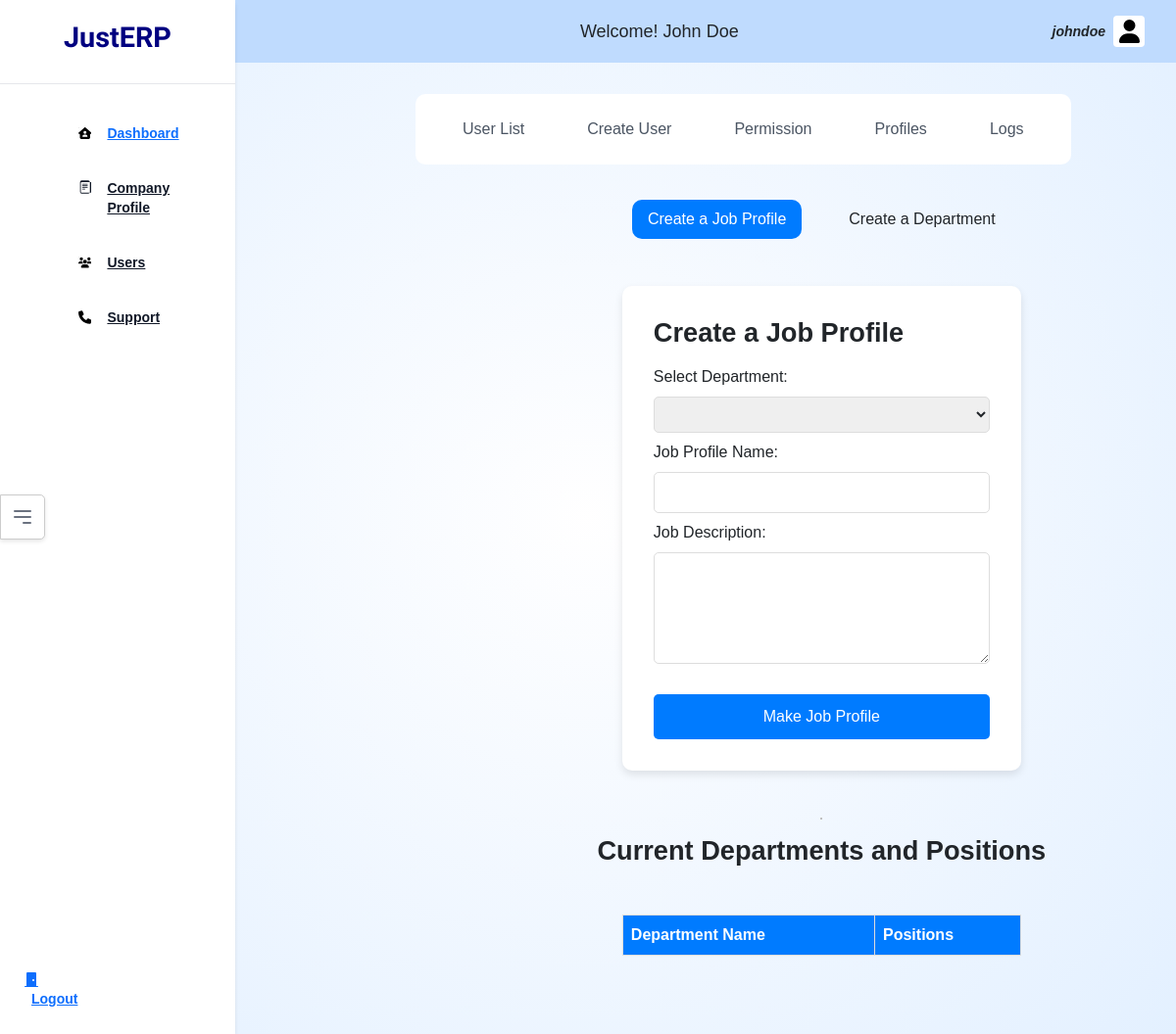
Page /auth/profile (signed in) on the earlier database version.
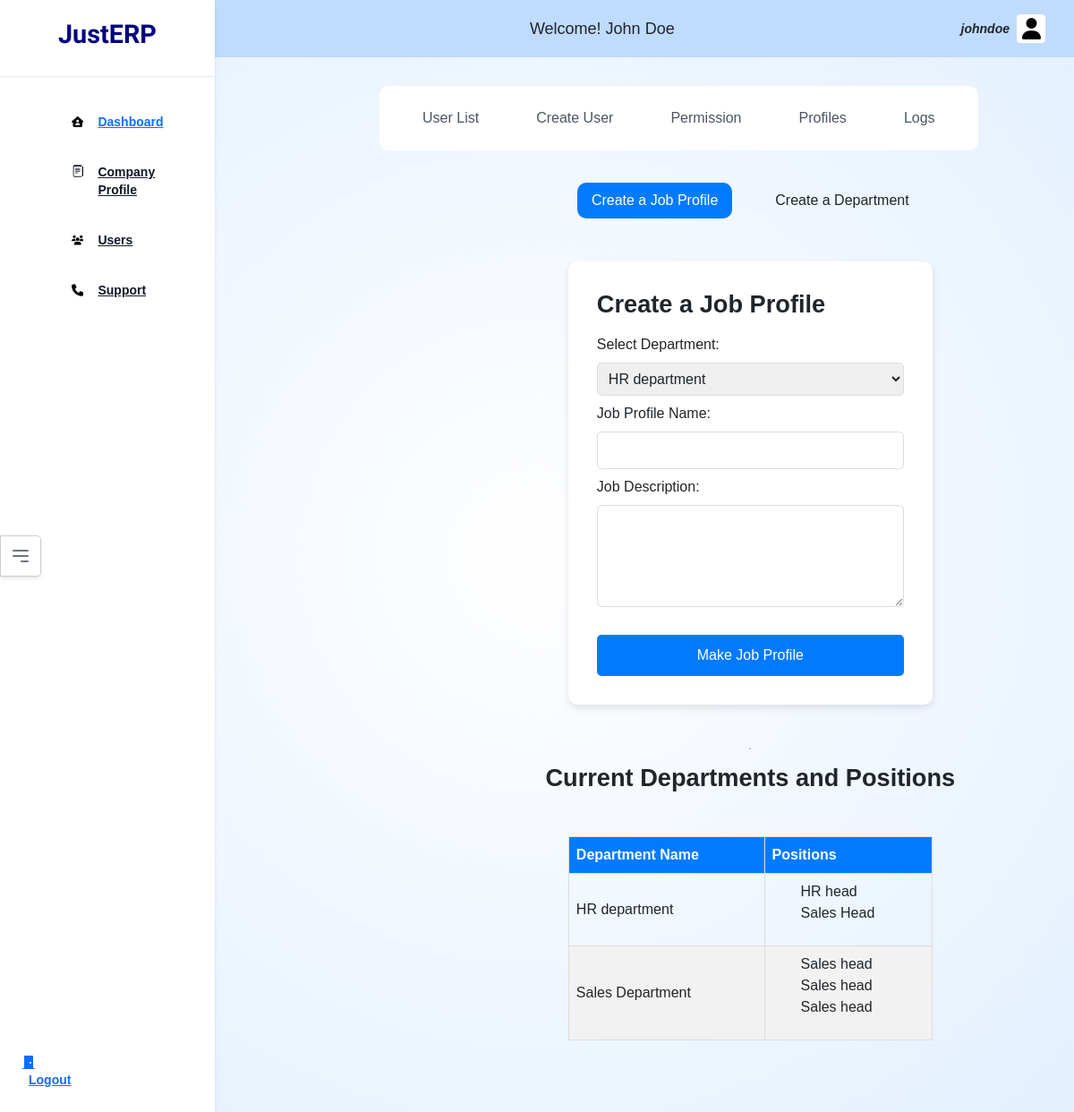
Same page on the later database version.
### authapp/models.py (models this page shows, shortened)
class Department(models.Model):
    dept_id=models.AutoField(primary_key=True)
    dept_name=models.CharField(max_length=30)
    dept_desc=models.TextField(blank=True)

class Profile(models.Model):
    profile_id=models.AutoField(primary_key=True)
    dept=models.ForeignKey(Department, on_delete=models.CASCADE)
    profile_name=models.CharField(max_length=50)
    profile_desc=models.TextField()

### authapp/views.py (the view)
# urls.py: path('profile' ,views.profile, name='profile view'),
@login_required
def profile(request):
    user=request.user
    if user.is_authenticated:
        department=request.POST.get('department')
        job_name=request.POST.get('job_name')
        job_description=request.POST.get('job_description')
        department_name=request.POST.get('department_name')
        department_desc=request.POST.get('department_desc')
        if department_name and department_desc:
            dept=Department(dept_name=department_name,dept_desc=department_desc)
            dept.save()
        elif department and job_name and job_description:
            department=Department.objects.get(dept_id=department)
            profile=Profile(dept=department,profile_name=job_name,profile_desc=job_description)
            profile.save()
        context={'company_id':user.company.company_id,'company_name':user.company.company_name, 'username':user.username, 'first_name':user.first_name, 'last_name': user.last_name, 'email': user.email, 'departments':Department.objects.all()}
    return render(request, "authapp/profile.html", context)

### templates/authapp/profile.html (shortened to what this page needs)
{% extends "home/base.html" %}
{% block css %}
{% load static %}
<link rel="stylesheet" href="{% static 'css/base_internal.css' %}">
{% endblock %}
{% block body %}
{% include 'authapp/base_internal.html' %}
<div class="content-wrapper">
    <div id="form_switch">
        <button class="switch_tab active-tab">Create a Job Profile</button>
        <button class="switch_tab">Create a Department</button>
    </div>
    <div id="job_profile_form" class="form-container active-tab">
        <h2 class="form-heading">Create a Job Profile</h2>
        <form method="post" action="/auth/profile">
            <label for="department">Select Department:</label>
            <select id="department" name="department">
                {% for dept in departments %}
                <option value="{{ dept.dept_id }}">{{ dept.dept_name }}</option>
                {% endfor %}
            </select>
            <label for="job_name">Job Profile Name:</label>
            <input type="text" id="job_name" name="job_name" required>
            <label for="job_description">Job Description:</label>
            <textarea id="job_description" name="job_description" rows="4" required></textarea>
            <button type="submit">Make Job Profile</button>
        </form>
    </div>
</div>
<div class="content-wrapper-1">
    <div id="partition"></div>
    <h2 class="form-heading">Current Departments and Positions</h2>
    <table class="department-table">
        <thead>
            <tr>
                <th>Department Name</th>
                <th>Positions</th>
            </tr>
        </thead>
        <tbody>
            {% for department in departments %}
            <tr>
                <td>{{ department.dept_name }}</td>
                <td>
                    <ul>
                        {% for job in department.profile_set.all %}
                        <li>{{ job.profile_name }}</li>
                        {% endfor %}
                    </ul>
                </td>
            </tr>
            {% endfor %}
        </tbody>
    </table>
</div>
{% endblock %}

Differences in the rows shown:
added Department: dept_name "HR department"
added Profile: profile_name "HR head", shown under "HR department"
added Profile: profile_name "Sales Head", shown under "HR department"
added Department: dept_name "Sales Department"
added Profile: profile_name "Sales head", shown under "Sales Department"
added Profile: profile_name "Sales head", shown under "Sales Department"
added Profile: profile_name "Sales head", shown under "Sales Department"
Other differences:
form field department: (not shown) → "HR department"
